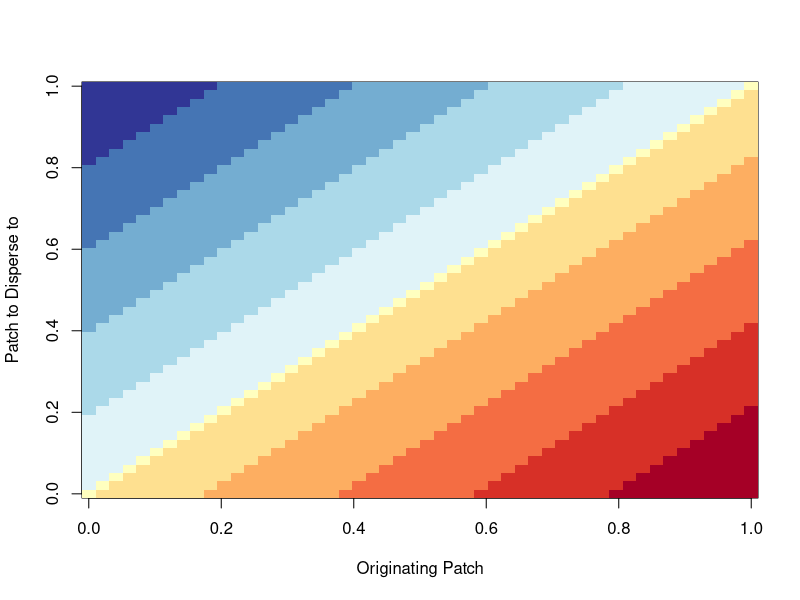

The R source for this figure:
## ---- chunk 1
#intrinsic rate of increase 
lambda <- 10
#intraspecific competition
alpha <- .1
#distance decay rate
m <- 0.3
#starting population
N_0 <- 10
#number of generations to simulate 
g_max <- 10
#number of patches
patch <- 50
#distance between patches vector
dpatch <- 1
#Define distance vector (for now must be integer distances between patches)
dvect <- seq(from=0,length.out = patch,by=dpatch)
## ---- chunk 2
library(RColorBrewer)
#seed production function (now discrete)
gNty <- function(j){
  seeds<-vector()
  jnext<-(lambda*j)/(1+alpha*j)
  seeds<-c(seeds,jnext)
  return(round(seeds,0))
}

#dispersal kernel old 
# ker <- function(x,y){
#   k <-(m/2)*exp(-m*abs(x-y))
#   return(k)
#}

#Stochastic Dispersal function TESTED AND IT WORKS :D
#right now this can only cope with integer distances. I think I can define buckets of each patch 
#if there are looser bounds ie some defined interval that is considered "in the patch" then I can extend to 
#smaller distances between patches. The way this works now, a 1 unit distance between patches is continuous
#gaps are created with the distance vector.
disperse <- function(x,y){ #x is the number of seeds, y is the index of the starting patch
  pmove <- vector("numeric",patch)
  if (x==0) #need this to cope with NA
    return(pmove) #if there are no seeds, produce a vector of zeros
  else #if there are seeds, we disperse them
    distance<-round(rexp(x,m),0) #if I make "buckets" this can output a real value vs. integer
    direction<-rbinom(x,1,0.5) #this decided if seeds move forwards or back
    for (i in 1:x){ #this refactors direction to 1,-1
     if (direction[i]==0)
        direction[i]<- -1
   }
   move<-distance*direction #this combines distance and direction
   for (i in 1:x){ #this moves seeds to their new home, x is number of seeds, compute for each seed 
     for (j in 1:patch){ #this finds the corresponding home for each seed 
        if (move[i]==pwdist[y,j]) #from the random output and pairwise distance matrix
          pmove[j]<-pmove[j]+1    #adds one to appropriate entry in vector if that is where a seed lands
      }
   }
   return(pmove) #vector of dispersed seeds
  
} #this might make sense to break into helper functions

# Initialize matrices for storing data

#Population Spread Matrix
#Adds values to each row for each generation
#Coloumns correspond to patches defined by dvect
spread<-matrix(0,g_max,patch)
spread[1,1]<-N_0

#Seeds Dispersed
#vector for storing seeds produced, resets each generation
seedsp<-vector("numeric", patch)
#matrix containing number of plants/seeds in each patch after dispersal
#rows are originating patches where seeds were produced,
#coloumns are where they disperse to
seedsd<-matrix(0,patch,patch)

#Pairwise Distances Matrix
#Distances between patch i,j for row i 
#and coloumn j
pwdist<-matrix(NA,patch,patch)
for (i in 1:patch){
  for (j in 1:patch){
    pwdist[i,j]<-dvect[j]-dvect[i]
  }
}
image(pwdist, col=brewer.pal(11,'RdYlBu'), breaks=c(-49,-39,-29,-19,-9,-1,0,9,19,29,39,49), xlab="Originating Patch",ylab="Patch to Disperse to")
